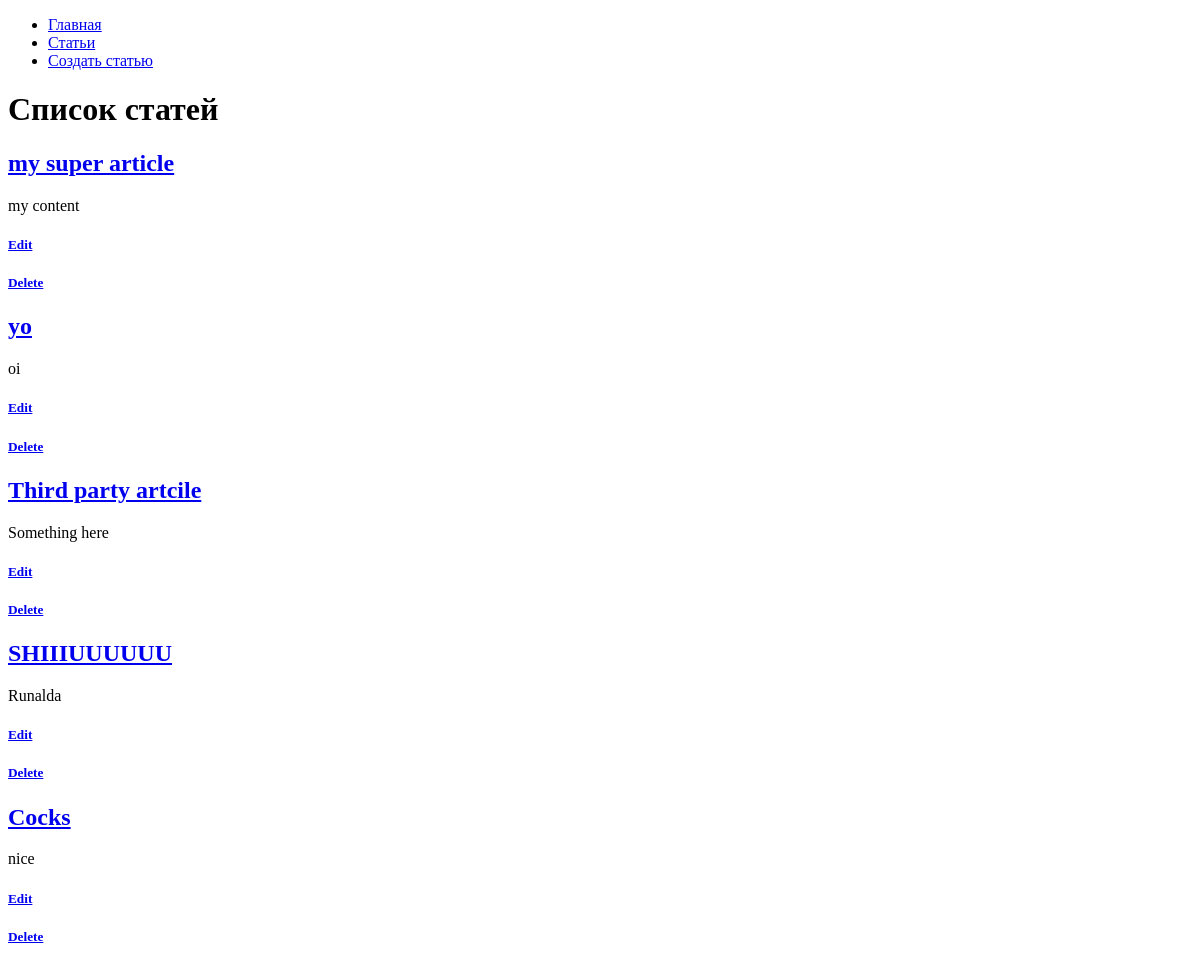
/articles/, run on an earlier commit of the app's database.
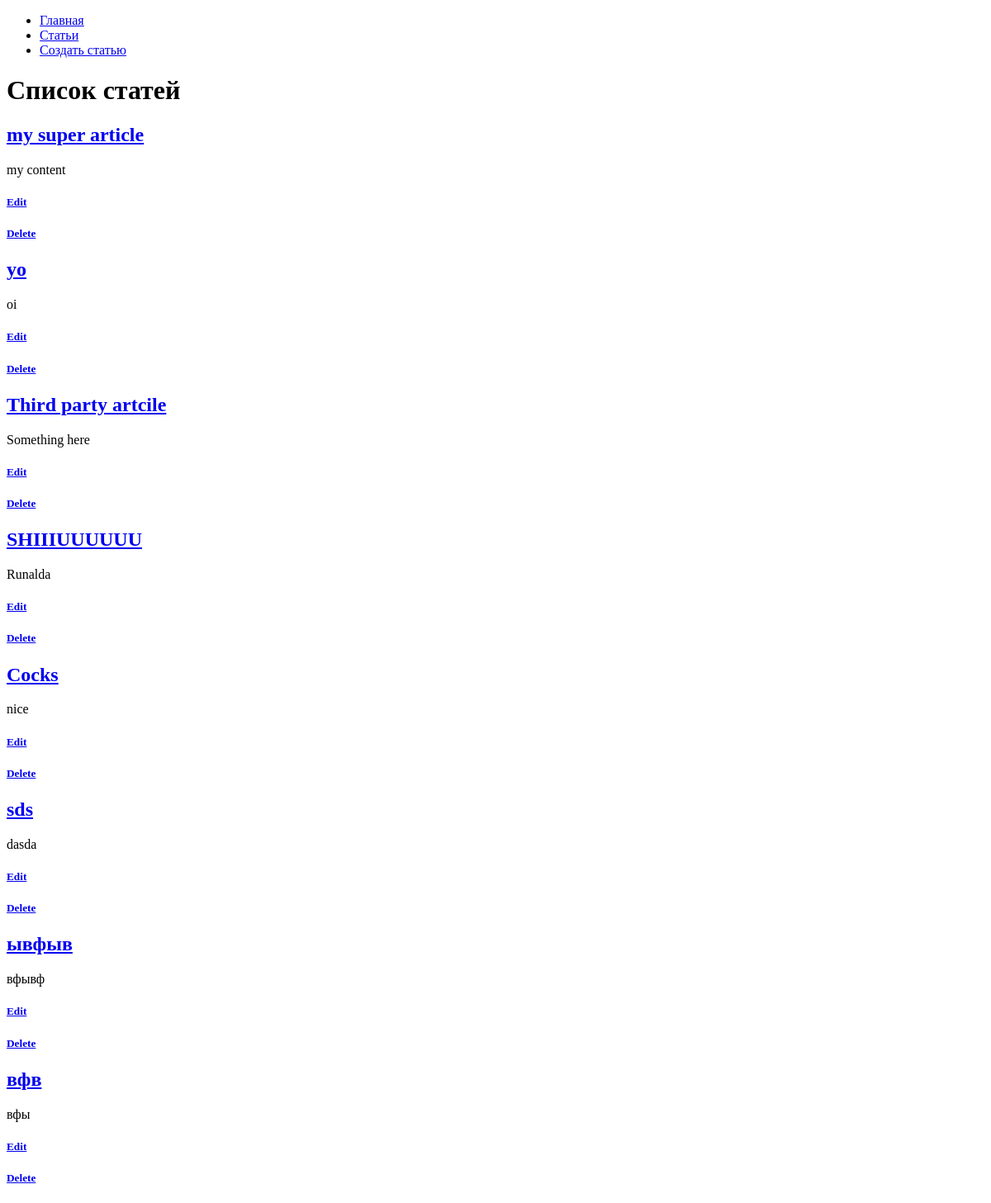
And on a later commit of the database.
### hexlet_django_blog/article/models.py (models this page shows, shortened)
class Article(models.Model):
    name = models.CharField(max_length=200)  # название статьи
    body = models.TextField()  # тело статьи
    created_at = models.DateTimeField(auto_now_add=True)
    updated_at = models.DateTimeField(auto_now=True)

### hexlet_django_blog/article/views.py (the view)
# urls.py: path("", IndexView.as_view(), name="articles"),
class IndexView(View):
    def get(self, request, *args, **kwargs):
        articles = Article.objects.all()[:15]
        return render(
            request,
            "articles/index.html",
            context={
                "articles": articles,
            },
        )

### hexlet_django_blog/article/templates/articles/index.html (shortened to what this page needs)
{% extends "base.html" %}
{% block content %}
    <h1>Список статей</h1>
    {% for article in articles %}
        <h2><a href="{% url 'articleview' article.id %}">{{ article.name }}</a></h2>
        <div>{{ article.body|slice:":200" }}</div>
        <h5><a href="{% url 'articles_update' article.id %}">Edit</a></h5>
        <h5><a href="{% url 'articles_delete' article.id %}">Delete</a></h5>
    {% endfor %}
{% endblock %}

What changed in the data, as far as the page shows it:
added Article: name "sds", body "dasda"
added Article: name "ывфыв", body "вфывф"
added Article: name "вфв", body "вфы"
